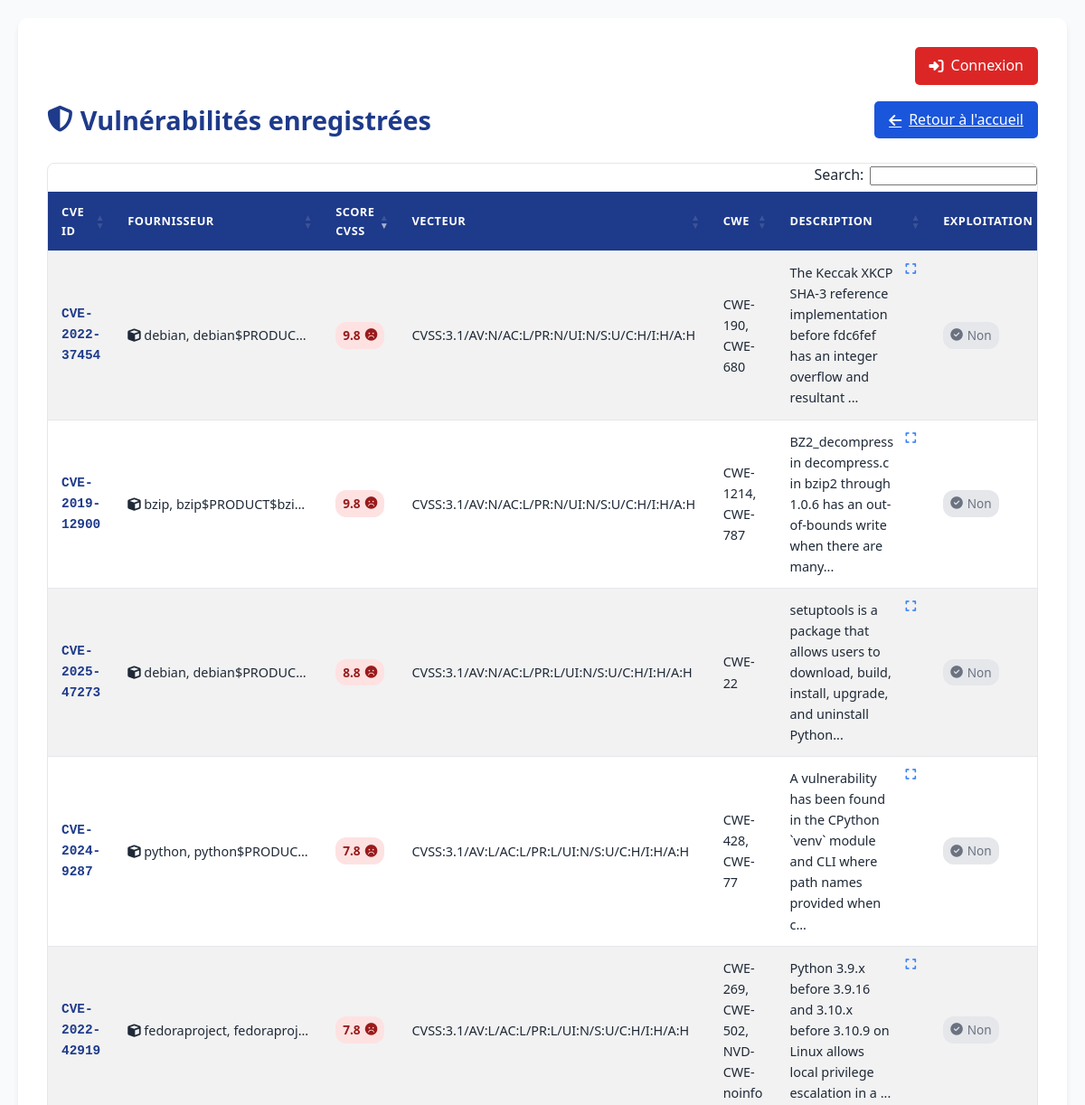
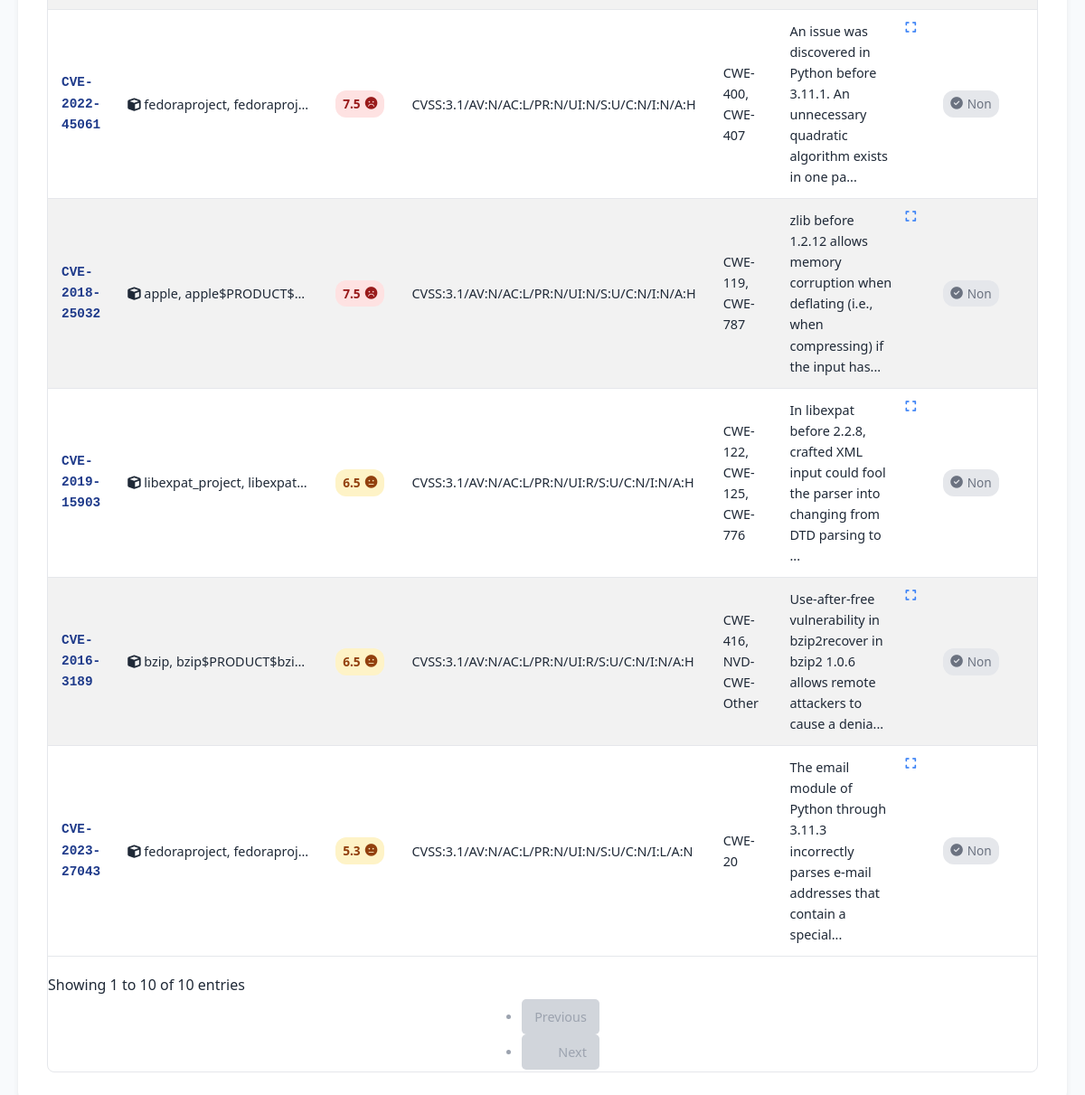
The page / on the database its author committed (2 pictures, top to bottom).
### app/models/vulnerability.py (models this page shows)
class Vulnerability(db.Model):
    id = db.Column(db.Integer, primary_key=True)
    cve_id = db.Column(db.String, unique=True, nullable=False)
    description = db.Column(db.Text)
    created_at = db.Column(db.String)
    updated_at = db.Column(db.String)
    vendor = db.Column(db.String)
    severity = db.Column(db.String)
    cvss_v3_score = db.Column(db.String)
    cvss_v3_vector = db.Column(db.String)
    cwes = db.Column(db.Text)
    exploited = db.Column(db.Boolean, default=False)
    vendors = db.Column(db.Text)

### app/routes.py (the view)
@main.route('/')
def index():
    vulnerabilities = Vulnerability.query.order_by(Vulnerability.created_at.desc()).all()
    return render_template('vulnerabilities.html', vulnerabilities=vulnerabilities)

### app/templates/vulnerabilities.html (shortened to what this page needs)
<!DOCTYPE html>
<html lang="fr">
<head>
    <link rel="stylesheet" href="{{ url_for('static', filename='style.css') }}">
    <link rel="stylesheet" href="https://cdn.datatables.net/1.13.4/css/dataTables.bootstrap5.min.css">
    <link rel="stylesheet" href="https://cdnjs.cloudflare.com/ajax/libs/font-awesome/6.4.0/css/all.min.css">
</head>
<body>
    <div class="container">
        <div class="top-bar">
            <a href="{{ url_for('main.login') }}" class="btn-login"><i class="fas fa-sign-in-alt"></i> Connexion</a>
        </div>
        <header class="table-header">
            <h1><i class="fas fa-shield-alt"></i> Vulnérabilités enregistrées</h1>
            <a href="{{ url_for('main.index') }}" class="btn-back"><i class="fas fa-arrow-left"></i> Retour à l'accueil</a>
        </header>
        <div class="table-responsive">
            <table id="vuln-table" class="table table-striped table-hover">
                <thead>
                    <tr>
                        <th>CVE ID</th>
                        <th>Fournisseur</th>
                        <th>Score CVSS</th>
                        <th>Vecteur</th>
                        <th>CWE</th>
                        <th>Description</th>
                        <th>Exploitation</th>
                    </tr>
                </thead>
                <tbody>
                    {% for vuln in vulnerabilities %}
                    <tr>
                        <td class="cve-id">{{ vuln.cve_id }}</td>
                        <td class="vendors" title="{{ vuln.vendors or vuln.vendor }}">
                            <i class="fas fa-cube"></i> {{ vuln.vendors or vuln.vendor }}
                        </td>
                        <td>
                            {% if vuln.cvss_v3_score %}
                                {% set score = vuln.cvss_v3_score | float %}
                                <span class="cvss-badge {% if score < 4.0 %}low{% elif score < 7.0 %}medium{% else %}high{% endif %}">
                                    {{ vuln.cvss_v3_score }}
                                    <i class="fas fa-{% if score < 4.0 %}smile{% elif score < 7.0 %}meh{% else %}frown{% endif %}"></i>
                                </span>
                            {% else %}
                                <span class="cvss-badge none">N/A</span>
                            {% endif %}
                        </td>
                        <td class="vector">{{ vuln.cvss_v3_vector or 'N/A' }}</td>
                        <td class="cwe">{{ vuln.cwes or 'N/A' }}</td>
                        <td class="description">
                            {% if vuln.description|length > 100 %}
                                <div class="description-text">
                                    {{ vuln.description[:100] }}...
                                    <button class="btn-expand" data-fulltext="{{ vuln.description }}"><i class="fas fa-expand"></i></button>
                                </div>
                            {% else %}
                                {{ vuln.description }}
                            {% endif %}
                        </td>
                        <td class="exploitation">
                            <span class="exploit-badge {% if vuln.exploited %}exploited{% else %}not-exploited{% endif %}">
                                {% if vuln.exploited %}
                                    <i class="fas fa-fire"></i> Active
                                {% else %}
                                    <i class="fas fa-check-circle"></i> Non
                                {% endif %}
                            </span>
                        </td>
                    </tr>
                    {% endfor %}
                </tbody>
            </table>
        </div>
    </div>
</body>
</html>

### app/static/style.css (style rules this page uses)
:root { --primary: #1a56db; --primary-dark: #1e3a8a; --secondary: #3b82f6; --bg-light: #f8fafc; --text-dark: #1f2937; --text-light: #f9fafb; --danger: #dc2626; --danger-light: #fee2e2; --success: #10b981; --success-light: #d1fae5; --warning: #f59e0b; --warning-light: #fef3c7; --border: #e5e7eb; --shadow: 0 4px 6px -1px rgba(0, 0, 0, 0.1); }
body { font-family: 'Segoe UI', Tahoma, Geneva, Verdana, sans-serif; margin: 0; padding: 20px; background-color: var(--bg-light); color: var(--text-dark); line-height: 1.6; }
.container { max-width: 1400px; margin: 0 auto; background: white; border-radius: 10px; box-shadow: var(--shadow); padding: 2rem; }
.table-header { display: flex; justify-content: space-between; align-items: center; margin-bottom: 1.5rem; flex-wrap: wrap; gap: 1rem; }
.table-header h1 { color: var(--primary-dark); margin: 0; font-size: 1.8rem; display: flex; align-items: center; gap: 0.5rem; }
.btn-back { background-color: var(--primary); color: white; padding: 0.5rem 1rem; border-radius: 5px; display: inline-flex; align-items: center; gap: 0.5rem; transition: all 0.2s; }
.table-responsive { overflow-x: auto; border-radius: 8px; border: 1px solid var(--border); }
table { width: 100%; border-collapse: collapse; font-size: 0.9rem; }
th, td { padding: 12px 15px; text-align: left; border-bottom: 1px solid var(--border); }
th { background-color: var(--primary-dark); color: white; font-weight: 600; text-transform: uppercase; font-size: 0.8rem; letter-spacing: 0.5px; }
.cve-id { font-family: monospace; font-weight: bold; color: var(--primary-dark); }
.vendors { max-width: 200px; white-space: nowrap; overflow: hidden; text-overflow: ellipsis; }
.description { max-width: 350px; }
.description-text { position: relative; padding-right: 25px; }
.btn-expand { position: absolute; right: 0; top: 0; background: none; border: none; color: var(--secondary); cursor: pointer; padding: 0; }
.cvss-badge { display: inline-flex; align-items: center; gap: 5px; padding: 4px 8px; border-radius: 12px; font-weight: 600; font-size: 0.85rem; }
.cvss-badge.medium { background-color: var(--warning-light); color: #92400e; }
.cvss-badge.high { background-color: var(--danger-light); color: #991b1b; }
.exploit-badge { display: inline-flex; align-items: center; gap: 5px; padding: 4px 8px; border-radius: 12px; font-weight: 500; font-size: 0.85rem; }
.exploit-badge.not-exploited { background-color: #e5e7eb; color: #6b7280; }
.top-bar { display: flex; justify-content: flex-end; margin-bottom: 1rem; }
.btn-login { background-color: var(--danger); color: white; padding: 0.5rem 1rem; border-radius: 5px; display: inline-flex; align-items: center; gap: 0.5rem; transition: all 0.2s; text-decoration: none; font-weight: 500; }
.table-header { margin-top: 0.5rem; }

### rows shown on the page
Vulnerability: cve_id "CVE-2025-47273", vendors "debian, debian$PRODUC…", cvss_v3_score "8.8", cvss_v3_vector "CVSS:3.1/AV:N/AC:L/PR:L/UI:N/S:U/C:H/I:H/A:H", cwes "CWE-22", description "setuptools is a package that allows users to download, build, install, upgrade, and uninstall Python", exploited False (drawn)
Vulnerability: cve_id "CVE-2024-9287", vendors "python, python$PRODUC…", cvss_v3_score "7.8", cvss_v3_vector "CVSS:3.1/AV:L/AC:L/PR:L/UI:N/S:U/C:H/I:H/A:H", cwes "CWE-428, CWE-77", description "A vulnerability has been found in the CPython `venv` module and CLI where path names provided when c", exploited False (drawn)
Vulnerability: cve_id "CVE-2023-27043", vendors "fedoraproject, fedoraproj…", cvss_v3_score "5.3", cvss_v3_vector "CVSS:3.1/AV:N/AC:L/PR:N/UI:N/S:U/C:N/I:L/A:N", cwes "CWE-20", description "The email module of Python through 3.11.3 incorrectly parses e-mail addresses that contain a special", exploited False (drawn)
Vulnerability: cve_id "CVE-2022-45061", vendors "fedoraproject, fedoraproj…", cvss_v3_score "7.5", cvss_v3_vector "CVSS:3.1/AV:N/AC:L/PR:N/UI:N/S:U/C:N/I:N/A:H", cwes "CWE-400, CWE-407", description "An issue was discovered in Python before 3.11.1. An unnecessary quadratic algorithm exists in one pa", exploited False (drawn)
Vulnerability: cve_id "CVE-2022-42919", vendors "fedoraproject, fedoraproj…", cvss_v3_score "7.8", cvss_v3_vector "CVSS:3.1/AV:L/AC:L/PR:L/UI:N/S:U/C:H/I:H/A:H", cwes "CWE-269, CWE-502, NVD-CWE-noinfo", description "Python 3.9.x before 3.9.16 and 3.10.x before 3.10.9 on Linux allows local privilege escalation in a", exploited False (drawn)
Vulnerability: cve_id "CVE-2022-37454", vendors "debian, debian$PRODUC…", cvss_v3_score "9.8", cvss_v3_vector "CVSS:3.1/AV:N/AC:L/PR:N/UI:N/S:U/C:H/I:H/A:H", cwes "CWE-190, CWE-680", description "The Keccak XKCP SHA-3 reference implementation before fdc6fef has an integer overflow and resultant", exploited False (drawn)
Vulnerability: cve_id "CVE-2019-15903", vendors "libexpat_project, libexpat…", cvss_v3_score "6.5", cvss_v3_vector "CVSS:3.1/AV:N/AC:L/PR:N/UI:R/S:U/C:N/I:N/A:H", cwes "CWE-122, CWE-125, CWE-776", description "In libexpat before 2.2.8, crafted XML input could fool the parser into changing from DTD parsing to", exploited False (drawn)
Vulnerability: cve_id "CVE-2019-12900", vendors "bzip, bzip$PRODUCT$bzi…", cvss_v3_score "9.8", cvss_v3_vector "CVSS:3.1/AV:N/AC:L/PR:N/UI:N/S:U/C:H/I:H/A:H", cwes "CWE-1214, CWE-787", description "BZ2_decompress in decompress.c in bzip2 through 1.0.6 has an out-of-bounds write when there are many", exploited False (drawn)
Vulnerability: cve_id "CVE-2018-25032", vendors "apple, apple$PRODUCT$…", cvss_v3_score "7.5", cvss_v3_vector "CVSS:3.1/AV:N/AC:L/PR:N/UI:N/S:U/C:N/I:N/A:H", cwes "CWE-119, CWE-787", description "zlib before 1.2.12 allows memory corruption when deflating (i.e., when compressing) if the input has", exploited False (drawn)
Vulnerability: cve_id "CVE-2016-3189", vendors "bzip, bzip$PRODUCT$bzi…", cvss_v3_score "6.5", cvss_v3_vector "CVSS:3.1/AV:N/AC:L/PR:N/UI:R/S:U/C:N/I:N/A:H", cwes "CWE-416, NVD-CWE-Other", description "Use-after-free vulnerability in bzip2recover in bzip2 1.0.6 allows remote attackers to cause a denia", exploited False (drawn)
